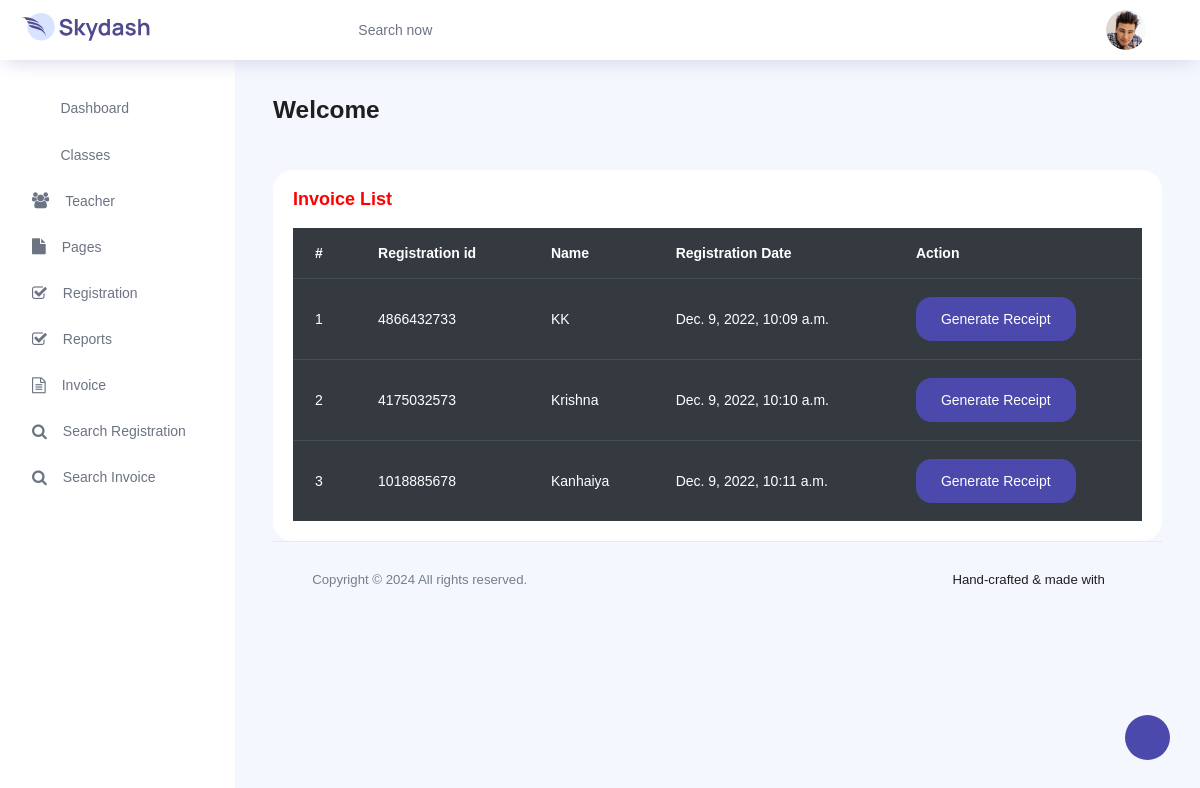
The app's page /invoice/ with its own data.
### danceapp/models.py (models this page shows, shortened)
class Registration(models.Model):
    classname = models.ForeignKey(Class, on_delete=models.CASCADE, null=True, blank=True)
    name = models.CharField(max_length=200, null=True, blank=True)
    mobile = models.CharField(max_length=200, null=True, blank=True)
    email = models.CharField(max_length=200, null=True, blank=True)
    registernumber = models.CharField(max_length=200, null=True, blank=True)
    message = models.CharField(max_length=200, null=True, blank=True)
    status = models.CharField(max_length=100, default='New', null=True, blank=True)
    gender = models.CharField(max_length=200, null=True, blank=True)
    creationdate = models.DateTimeField(auto_now_add=True)

### danceapp/views.py (the view)
# urls.py: path('invoice/', invoice, name="invoice"),
def invoice(request):
    data = Registration.objects.all()
    d = {'data': data}
    return render(request, "invoice.html", locals())

### danceapp/templates/invoice.html
{% extends 'admin_index.html' %}
{% load static %}
{% block body %}
<div class="card">
            <div class="card-body">
              <h5 class="card-title" style="color:red">Invoice List</h5>
              <table class="table table-dark">
                  <thead>
                  <tr>
                    <th>#</th>
                    <th>Registration id</th>
                    <th>Name</th>
                    <th>Registration Date</th>
                    <th>Action</th>
                  </tr>
                  </thead>
                  <tbody>
                  {% for i in data %}
                  <tr>
                    <td>{{forloop.counter}}</td>
                    <td>{{i.registernumber}}</td>
                    <td>{{i.name}}</td>
                    <td>{{i.creationdate}}</td>
                      <td>
                        <a href="{% url 'invoice_detail' i.id %}">
                            <button type="button" class="btn btn-primary">Generate Receipt</button>
                        </a>
                      </td>
                  </tr>
                  {% endfor %}
                  </tbody>
                </table>
              </div>
</div>
{% endblock %}

### records on screen
Registration: registernumber "4866432733", name "KK", creationdate "Dec. 9, 2022, 10:09 a.m."
Registration: registernumber "4175032573", name "Krishna", creationdate "Dec. 9, 2022, 10:10 a.m."
Registration: registernumber "1018885678", name "Kanhaiya", creationdate "Dec. 9, 2022, 10:11 a.m."
